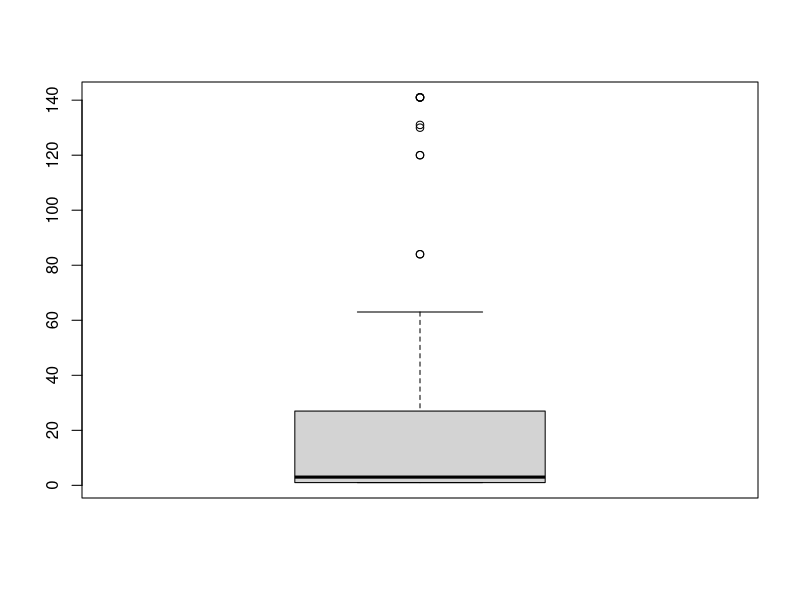
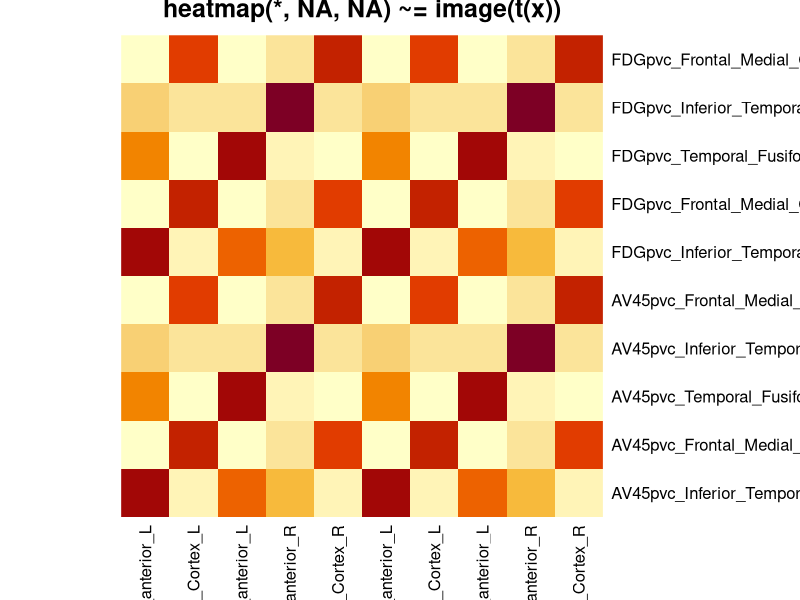

Source code (R) for these figures, in order:
######################## Exploratory Data Analysis #############################

library(dplyr)

######################## Load Data #############################################

library(readxl) #for loading excel file to R
setwd("C:/Users/johne/OneDrive - UvA/Documents/Professional/Bachelor Thesis/Code and Data")
data_orig <- read_excel("2020_master_data_merged.xlsx")
data_1 = data_orig

########################## Look at Data ########################################

head(data_1)

str(data_1)

summary(data_1[,1:5])

# There are some numerical features that are being counted as character features
# in excel

#Create a list of these features

character_features = names(data_1)[sapply(data_1, is.character)]

character_df = data_1[character_features]

str(character_df) # 20 features, includes apoe4, summarysuvR_wholecerebnorm,
# summarysuvR_wholecerebnorm_1.11cutoff, amy_stage, ldeltotal, bntspont, bnttotal,
# traascor, trabscor, trab-A, avdel30min, avdeltot, limmtotal, cdr (cdglobal at scan),
# adni_mem, adni_ef, abeta, tau, ptau, abeta_pos

# All of these features seem like they should be numerical instead

##################### Explore Missing Values ###################################

# Count missing values in each column using sapply()
sum_na <- colSums(is.na(data_1))

has_na <- c()

has_na_greater_than_10 <- c()

for (i in seq_along(sum_na)) {
  val <- sum_na[i]
  if (val != 0) {
    has_na <- append(has_na, val)
  }
}

length(has_na) #62 na features

boxplot(has_na) #Most of the na features are skewed towards low na values

median(has_na) #median of has_na is three

Q3 <- quantile(has_na, 0.75) #Upper quartile is at 27

Q1 <- quantile(has_na, 0.25) #Lower quartile is at 1

IQR <- (Q3 - Q1)

upper_bound <- Q3 + 1.5*IQR

outliers <- has_na[has_na > upper_bound]

outliers

# Outliers Output
# 
# AV45pvc_Inferior_Temporal_Gyrus_anterior_L             AV45pvc_Frontal_Medial_Cortex_L 
#                                         120                                         141 
# AV45pvc_Temporal_Fusiform_Cortex_anterior_L  AV45pvc_Inferior_Temporal_Gyrus_anterior_R 
#                                          84                                         131 
#             AV45pvc_Frontal_Medial_Cortex_R   FDGpvc_Inferior_Temporal_Gyrus_anterior_L 
#                                         141                                         120 
#              FDGpvc_Frontal_Medial_Cortex_L  FDGpvc_Temporal_Fusiform_Cortex_anterior_L 
#                                         141                                          84 
#   FDGpvc_Inferior_Temporal_Gyrus_anterior_R              FDGpvc_Frontal_Medial_Cortex_R 
#                                         130                                         141 
# 

outlier_columns <- names(outliers)

outlier_columns
# 
# [1] "AV45pvc_Inferior_Temporal_Gyrus_anterior_L" 
# [2] "AV45pvc_Frontal_Medial_Cortex_L"            
# [3] "AV45pvc_Temporal_Fusiform_Cortex_anterior_L"
# [4] "AV45pvc_Inferior_Temporal_Gyrus_anterior_R" 
# [5] "AV45pvc_Frontal_Medial_Cortex_R"            
# [6] "FDGpvc_Inferior_Temporal_Gyrus_anterior_L"  
# [7] "FDGpvc_Frontal_Medial_Cortex_L"             
# [8] "FDGpvc_Temporal_Fusiform_Cortex_anterior_L" 
# [9] "FDGpvc_Inferior_Temporal_Gyrus_anterior_R"  
# [10] "FDGpvc_Frontal_Medial_Cortex_R"         

### Now I want to get rows from the main data frame which have missing values from
# these ten outlier features

### Dataframe --> these features --> missing values --> whole row from dataframe
# two levels of aggregation

missing_values_in_question <- apply(is.na(data_1[,outlier_columns]), 1, any)

data_with_outlier_na <- data_1[missing_values_in_question, outlier_columns]

data_with_outlier_na[1:5,]

head(data_1[,outlier_columns])

table(data_1$diagnosis[missing_values_in_question]) / length(data_1$diagnosis[missing_values_in_question])

table(data_1$diagnosis) / length(data_1$diagnosis)

# The missing values from the outliers definitely do belong to mostly subjects
# from diagnosis 2, but at the same time the ranking of proportion from each
# diagnosis stays the same, so it's not clear that this has anything to do with
# the distribution of missing values

# However it is interesting to note that diagnosis 5 doesn't have any missing
# values in the outlier columns


##################### Test Relatedness of Missing Values #######################

na_matrix <- is.na(data_1[,outlier_columns])

cor_matrix <- cor(na_matrix + 0, use = "pairwise.complete.obs")

heatmap(cor_matrix, Rowv = NA, Colv = NA, scale = "column",
        main = "heatmap(*, NA, NA) ~= image(t(x))")
